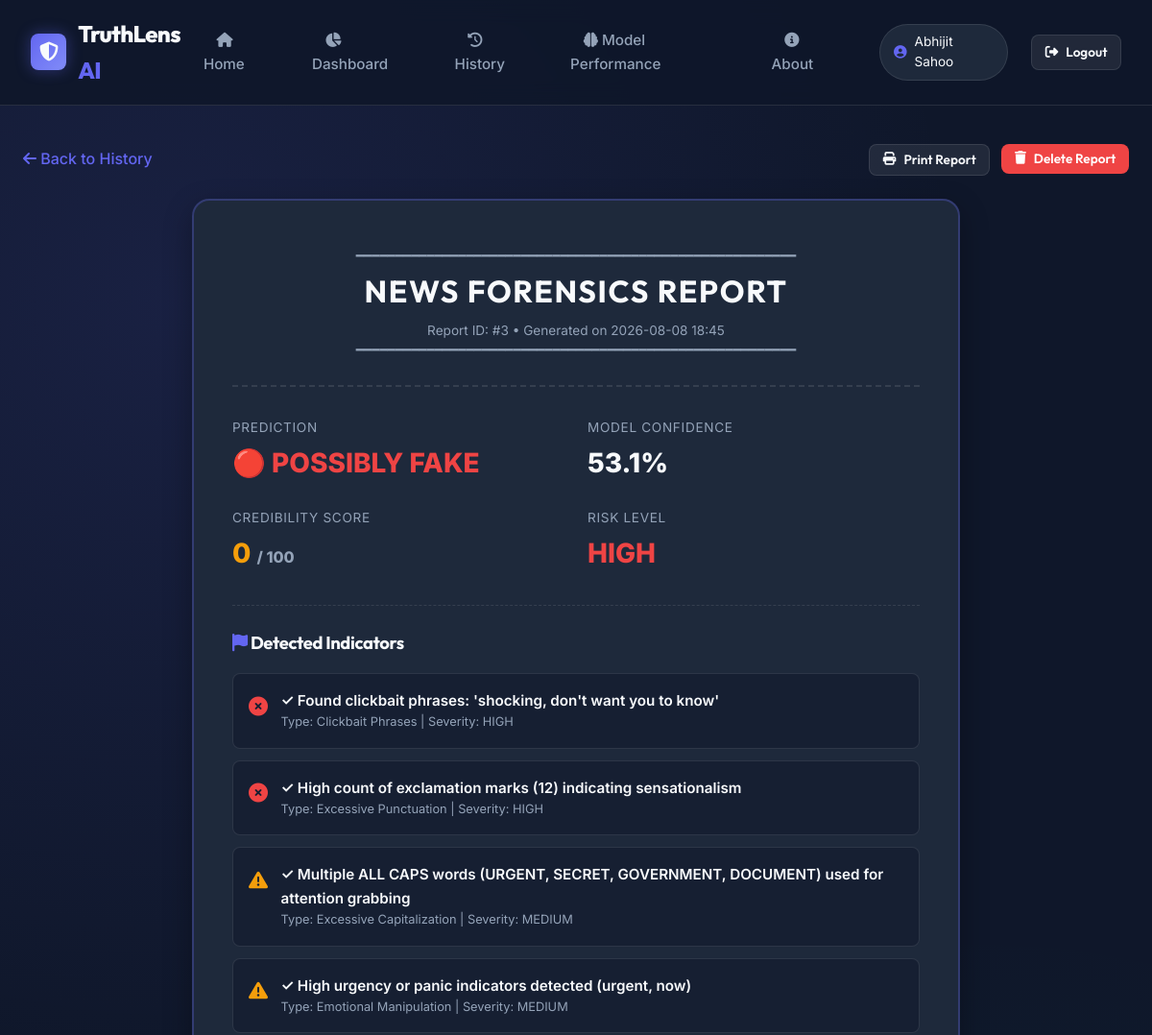
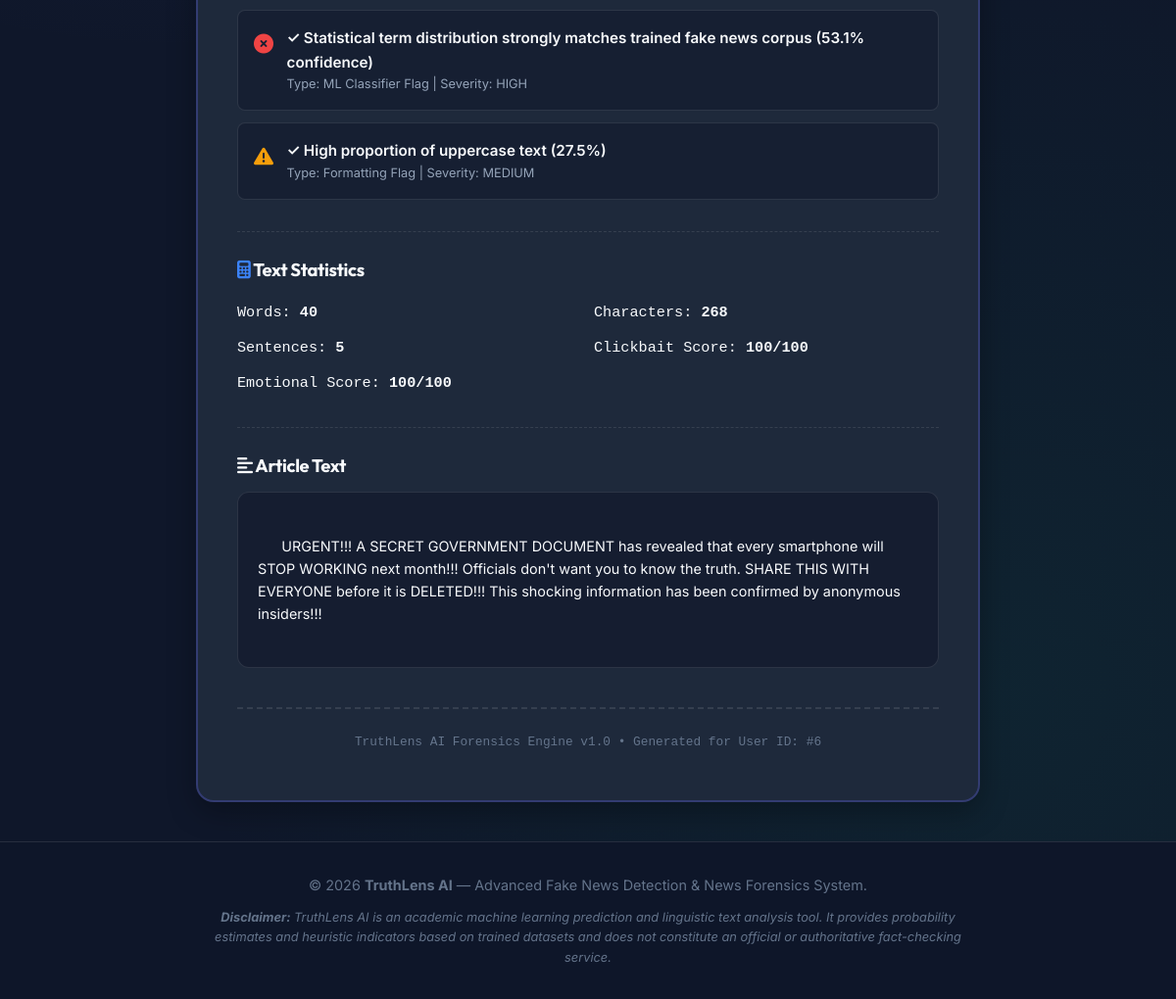
/report/3 (signed in), run on the app's committed database (2 pictures, top to bottom).
### tables this page shows
CREATE TABLE predictions (
            id INTEGER PRIMARY KEY AUTOINCREMENT,
            user_id INTEGER NOT NULL,
            news_text TEXT NOT NULL,
            prediction TEXT NOT NULL,
            confidence REAL NOT NULL,
            credibility_score INTEGER NOT NULL,
            risk_level TEXT NOT NULL,
            clickbait_score INTEGER NOT NULL,
            emotional_score INTEGER NOT NULL,
            word_count INTEGER NOT NULL,
            character_count INTEGER NOT NULL,
            sentence_count INTEGER NOT NULL,
            created_at TIMESTAMP DEFAULT CURRENT_TIMESTAMP,
            FOREIGN KEY (user_id) REFERENCES users (id) ON DELETE CASCADE
        );

CREATE TABLE detected_indicators (
            id INTEGER PRIMARY KEY AUTOINCREMENT,
            prediction_id INTEGER NOT NULL,
            indicator_type TEXT NOT NULL,
            indicator_text TEXT NOT NULL,
            severity TEXT NOT NULL,
            FOREIGN KEY (prediction_id) REFERENCES predictions (id) ON DELETE CASCADE
        );

### app.py (the view)
@app.route('/report/<int:id>')
@login_required
def report(id):
    user_id = session['user_id']
    record = get_prediction_by_id(id, user_id)
    if not record:
        flash('Report not found or you do not have permission to view it.', 'danger')
        return redirect(url_for('history'))
    credibility_data = calculate_credibility_score(
        record['prediction'], record['confidence'],
        {'score': record['clickbait_score']},
        {'score': record['emotional_score']},
        {'uppercase_ratio': 0, 'exclamation_count': 0, 'word_count': record['word_count']}
    )
    stats = {
        'word_count': record['word_count'],
        'character_count': record['character_count'],
        'sentence_count': record['sentence_count']
    }
    return render_template('report.html', record=record, credibility=credibility_data, stats=stats)

### app.py (called while the page is built)
def login_required(f):
    @wraps(f)
    def decorated_function(*args, **kwargs):
        if 'user_id' not in session:
            flash('Please log in to access this page.', 'warning')
            return redirect(url_for('login'))
        return f(*args, **kwargs)
    return decorated_function

@app.context_processor
def inject_user():
    return {
        'logged_in': 'user_id' in session,
        'user_name': session.get('user_name', ''),
        'user_id': session.get('user_id', None)
    }

### database.py (called while the page is built)
def get_db_connection():
    conn = sqlite3.connect(Config.DATABASE_PATH)
    conn.row_factory = sqlite3.Row
    return conn

def get_prediction_by_id(prediction_id, user_id):
    conn = get_db_connection()
    cursor = conn.cursor()
    cursor.execute("SELECT * FROM predictions WHERE id = ? AND user_id = ?", (prediction_id, user_id))
    pred_row = cursor.fetchone()
    if not pred_row:
        conn.close()
        return None
    pred_dict = dict(pred_row)
    cursor.execute("SELECT * FROM detected_indicators WHERE prediction_id = ?", (prediction_id,))
    indicator_rows = cursor.fetchall()
    conn.close()
    pred_dict['indicators'] = [dict(row) for row in indicator_rows]
    return pred_dict

### templates/report.html (shortened to what this page needs)
{% extends 'base.html' %}
{% block content %}
<div class="no-print" style="margin-bottom: 1.5rem; display: flex; justify-content: space-between; align-items: center;">
  <a href="{{ url_for('history') }}" style="font-weight: 500;"><i class="fa-solid fa-arrow-left"></i> Back to History</a>
  <div style="display: flex; gap: 0.75rem;">
    <button onclick="window.print()" class="btn btn-secondary btn-sm"><i class="fa-solid fa-print"></i> Print Report</button>
    <form action="{{ url_for('delete_record', id=record.id) }}" method="POST" class="delete-form">
      <button type="submit" class="btn btn-danger btn-sm"><i class="fa-solid fa-trash"></i> Delete Report</button>
    </form>
  </div>
</div>
<div class="glass-card" style="max-width: 800px; margin: 0 auto; border: 2px solid var(--border-glow); padding: 3rem 2.5rem;">
  <div style="text-align: center; border-bottom: 2px dashed var(--border-color); padding-bottom: 1.5rem; margin-bottom: 2rem;">
    <p style="font-family: monospace; font-size: 0.85rem; color: var(--text-muted);">━━━━━━━━━━━━━━━━━━━━━━━━━━━━━━━━━━━━━━━━━━━━━━━━━━━━━━━━</p>
    <h1 style="font-size: 2rem; letter-spacing: 0.05em;">NEWS FORENSICS REPORT</h1>
    <p style="font-size: 0.85rem; color: var(--text-muted); margin-top: 0.25rem;">Report ID: #{{ record.id }} • Generated on {{ record.created_at[:16] }}</p>
    <p style="font-family: monospace; font-size: 0.85rem; color: var(--text-muted);">━━━━━━━━━━━━━━━━━━━━━━━━━━━━━━━━━━━━━━━━━━━━━━━━━━━━━━━━</p>
  </div>
  <div style="display: grid; grid-template-columns: 1fr 1fr; gap: 1.5rem; margin-bottom: 2rem;">
    <div>
      <div style="font-size: 0.85rem; color: var(--text-muted); text-transform: uppercase; letter-spacing: 0.05em;">Prediction</div>
      <div style="font-size: 1.75rem; font-weight: 800; color: {% if record.prediction == 'FAKE' %}var(--fake-color){% else %}var(--real-color){% endif %}; margin-top: 0.2rem;">
        {% if record.prediction == 'FAKE' %}🔴 POSSIBLY FAKE{% else %}🟢 LIKELY REAL{% endif %}
      </div>
    </div>
    <div>
      <div style="font-size: 0.85rem; color: var(--text-muted); text-transform: uppercase; letter-spacing: 0.05em;">Model Confidence</div>
      <div style="font-size: 1.75rem; font-weight: 800; color: var(--text-main); margin-top: 0.2rem;">
        {{ record.confidence }}%
      </div>
    </div>
    <div>
      <div style="font-size: 0.85rem; color: var(--text-muted); text-transform: uppercase; letter-spacing: 0.05em;">Credibility Score</div>
      <div style="font-size: 1.75rem; font-weight: 800; color: var(--warning-color); margin-top: 0.2rem;">
        {{ record.credibility_score }} <span style="font-size: 1rem; color: var(--text-muted);">/ 100</span>
      </div>
    </div>
    <div>
      <div style="font-size: 0.85rem; color: var(--text-muted); text-transform: uppercase; letter-spacing: 0.05em;">Risk Level</div>
      <div style="font-size: 1.75rem; font-weight: 800; color: {% if record.risk_level == 'HIGH' %}var(--fake-color){% elif record.risk_level == 'MEDIUM' %}var(--warning-color){% else %}var(--real-color){% endif %}; margin-top: 0.2rem;">
        {{ record.risk_level }}
      </div>
    </div>
  </div>
  <div style="margin-bottom: 2rem; padding-top: 1.5rem; border-top: 1px dashed var(--border-color);">
    <h3 style="font-size: 1.15rem; margin-bottom: 1rem; color: var(--text-main);">
      <i class="fa-solid fa-flag" style="color: var(--primary);"></i> Detected Indicators
    </h3>
    {% if record.indicators %}
      {% for ind in record.indicators %}
        <div class="indicator-item">
          <div class="indicator-icon">
            {% if ind.severity == 'HIGH' %}
              <i class="fa-solid fa-circle-xmark" style="color: var(--fake-color);"></i>
            {% elif ind.severity == 'MEDIUM' %}
              <i class="fa-solid fa-triangle-exclamation" style="color: var(--warning-color);"></i>
            {% else %}
              <i class="fa-solid fa-circle-info" style="color: var(--info-color);"></i>
            {% endif %}
          </div>
          <div>
            <div style="font-weight: 600; font-size: 0.95rem;">✓ {{ ind.indicator_text }}</div>
            <div style="font-size: 0.8rem; color: var(--text-muted);">Type: {{ ind.indicator_type }} | Severity: {{ ind.severity }}</div>
          </div>
        </div>
      {% endfor %}
    {% else %}
      <p style="color: var(--real-color); font-size: 0.95rem;">✓ No suspicious language or formatting indicators detected.</p>
    {% endif %}
  </div>
  <div style="margin-bottom: 2rem; padding-top: 1.5rem; border-top: 1px dashed var(--border-color);">
    <h3 style="font-size: 1.15rem; margin-bottom: 1rem; color: var(--text-main);">
      <i class="fa-solid fa-calculator" style="color: var(--info-color);"></i> Text Statistics
    </h3>
    <div style="display: grid; grid-template-columns: 1fr 1fr; gap: 0.75rem; font-size: 0.95rem; font-family: monospace;">
      <div>Words: <strong>{{ record.word_count }}</strong></div>
      <div>Characters: <strong>{{ record.character_count }}</strong></div>
      <div>Sentences: <strong>{{ record.sentence_count }}</strong></div>
      <div>Clickbait Score: <strong>{{ record.clickbait_score }}/100</strong></div>
      <div>Emotional Score: <strong>{{ record.emotional_score }}/100</strong></div>
    </div>
  </div>
  <div style="padding-top: 1.5rem; border-top: 1px dashed var(--border-color);">
    <h3 style="font-size: 1.15rem; margin-bottom: 0.75rem; color: var(--text-main);">
      <i class="fa-solid fa-align-left"></i> Article Text
    </h3>
    <div style="background: rgba(15, 23, 42, 0.6); padding: 1.25rem; border-radius: var(--radius-md); border: 1px solid var(--border-color); font-size: 0.9rem; line-height: 1.6; white-space: pre-wrap;">
      {{ record.news_text }}
    </div>
  </div>
  <div style="text-align: center; margin-top: 2.5rem; border-top: 2px dashed var(--border-color); padding-top: 1.5rem;">
    <p style="font-family: monospace; font-size: 0.8rem; color: var(--text-dim);">
      TruthLens AI Forensics Engine v1.0 • Generated for User ID: #{{ record.user_id }}
    </p>
  </div>
</div>
{% endblock %}

### static/css/style.css (style rules this page uses)
:root { --bg-dark: #0f172a; --bg-card: #1e293b; --bg-card-hover: #334155; --bg-glass: rgba(30, 41, 59, 0.7); --border-color: rgba(255, 255, 255, 0.1); --border-glow: rgba(99, 102, 241, 0.3); --primary: #6366f1; --primary-hover: #4f46e5; --primary-glow: rgba(99, 102, 241, 0.4); --real-color: #10b981; --real-glow: rgba(16, 185, 129, 0.3); --fake-color: #ef4444; --fake-glow: rgba(239, 68, 68, 0.3); --warning-color: #f59e0b; --warning-glow: rgba(245, 158, 11, 0.3); --info-color: #3b82f6; --text-main: #f8fafc; --text-muted: #94a3b8; --text-dim: #64748b; --font-heading: 'Outfit', sans-serif; --font-body: 'Inter', sans-serif; --radius-sm: 8px; --radius-md: 12px; --radius-lg: 18px; --radius-xl: 24px; --transition-fast: all 0.2s cubic-bezier(0.4, 0, 0.2, 1); --transition-normal: all 0.3s cubic-bezier(0.4, 0, 0.2, 1); }
* { margin: 0; padding: 0; box-sizing: border-box; }
body { font-family: var(--font-body); background-color: var(--bg-dark); color: var(--text-main); line-height: 1.6; min-height: 100vh; display: flex; flex-direction: column; background-image: radial-gradient(circle at 15% 15%, rgba(99, 102, 241, 0.12) 0%, transparent 40%), radial-gradient(circle at 85% 85%, rgba(16, 185, 129, 0.08) 0%, transparent 40%); background-attachment: fixed; }
a { color: var(--primary); text-decoration: none; transition: var(--transition-fast); }
h1, h2, h3, h4, h5, h6 { font-family: var(--font-heading); color: var(--text-main); font-weight: 700; letter-spacing: -0.02em; }
.glass-card { background: var(--bg-card); border: 1px solid var(--border-color); border-radius: var(--radius-lg); padding: 2rem; box-shadow: 0 10px 30px rgba(0, 0, 0, 0.3); transition: var(--transition-normal); position: relative; overflow: hidden; }
.btn { display: inline-flex; align-items: center; justify-content: center; gap: 0.5rem; padding: 0.75rem 1.75rem; font-family: var(--font-heading); font-size: 1rem; font-weight: 600; border-radius: var(--radius-md); border: none; cursor: pointer; transition: var(--transition-fast); text-decoration: none; }
.btn-secondary { background: rgba(255, 255, 255, 0.08); color: var(--text-main); border: 1px solid var(--border-color); }
.btn-danger { background: var(--fake-color); color: #fff; }
.btn-sm { padding: 0.4rem 0.85rem; font-size: 0.85rem; border-radius: var(--radius-sm); }
.indicator-item { display: flex; align-items: flex-start; gap: 0.85rem; padding: 1rem; background: rgba(15, 23, 42, 0.5); border: 1px solid var(--border-color); border-radius: var(--radius-sm); margin-bottom: 0.75rem; }
.indicator-icon { font-size: 1.25rem; margin-top: 0.1rem; }

### data on the page
predictions: id "3", created_at "2026-08-08 18:45", confidence "53.1", credibility_score "0", risk_level "HIGH", word_count "40", character_count "268", sentence_count "5", clickbait_score "100", emotional_score "100", news_text "URGENT!!! A SECRET GOVERNMENT DOCUMENT has revealed that every smartphone will STOP WORKING next month!!! Officials don't want you to know the truth. SHARE THIS WITH EVERYONE before it is DELETED!!! This shocking information has been confirmed by anonymous insiders!!!", user_id "6"
detected_indicators: indicator_text "Found clickbait phrases: 'shocking, don't want you to know'", indicator_type "Clickbait Phrases", severity "HIGH"
detected_indicators: indicator_text "High count of exclamation marks (12) indicating sensationalism", indicator_type "Excessive Punctuation", severity "HIGH"
detected_indicators: indicator_text "Multiple ALL CAPS words (URGENT, SECRET, GOVERNMENT, DOCUMENT) used for attention grabbing", indicator_type "Excessive Capitalization", severity "MEDIUM"
detected_indicators: indicator_text "High urgency or panic indicators detected (urgent, now)", indicator_type "Emotional Manipulation", severity "MEDIUM"
detected_indicators: indicator_text "Statistical term distribution strongly matches trained fake news corpus (53.1% confidence)", indicator_type "ML Classifier Flag", severity "HIGH"
detected_indicators: indicator_text "High proportion of uppercase text (27.5%)", indicator_type "Formatting Flag", severity "MEDIUM"

### other printed values
{{ user_name }} "Abhijit Sahoo"
